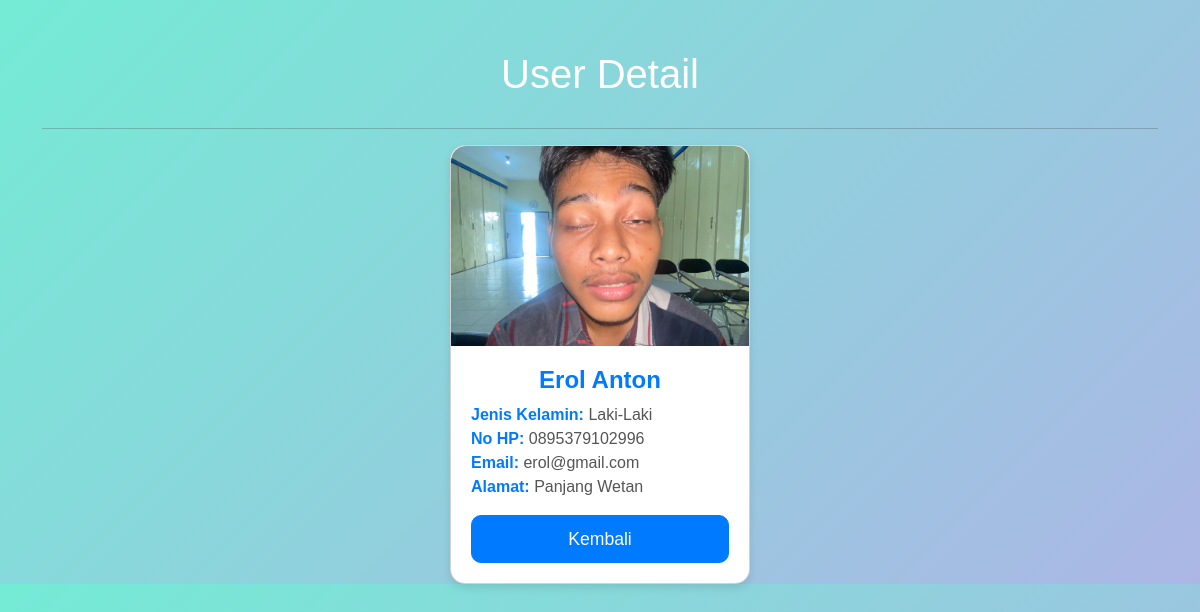
Screenshot of /detail.php?id=2 with the database file from the repository.
### tables this page shows
CREATE TABLE `tb_users` (
  `id` int(10) NOT NULL,
  `nama` varchar(255) NOT NULL,
  `alamat` varchar(255) NOT NULL,
  `nohp` char(13) NOT NULL,
  `jenis_kelamin` enum('Laki-Laki','Perempuan') NOT NULL,
  `email` varchar(100) NOT NULL,
  `foto` varchar(355) NOT NULL
);

### database.php (called while the page is built, shortened)
<?php
class Database
{
    public $host = 'localhost';
    public $username = 'root';
    public $password = '';
    public $database = 'db_php';
    public $connect;
    function __construct()
    {
        $this->connect = mysqli_connect($this->host, $this->username, $this->password);
        mysqli_select_db($this->connect, $this->database);
    }
    function editData($id)
    {
        $data = mysqli_query($this->connect, "SELECT * FROM tb_users WHERE id = '$id'");
        $rows = mysqli_fetch_all($data, MYSQLI_ASSOC);
        return $rows;
    }
}
?>

### detail.php (the view, shortened to what this page needs)
<?php
include 'database.php';
$db = new Database;
$detail = $db->editData($_GET['id']);
?>
<!doctype html>
<html lang="en">
<head>
    <link href="https://cdn.jsdelivr.net/npm/bootstrap@5.3.3/dist/css/bootstrap.min.css" rel="stylesheet"
>
</head>
<body>
    <div class="container">
        <h1>User Detail</h1>
        <hr>
        <?php
        foreach ($detail as $dataUser) {
            ?>
            <div class="card">
                <img src="uploads/<?php echo $dataUser['foto']; ?>" class="card-img-top" alt="User Photo">
                <div class="card-body">
                    <h5 class="card-title"><?php echo $dataUser['nama']; ?></h5>
                    <p class="card-text">
                        <strong>Jenis Kelamin:</strong> <?php echo $dataUser['jenis_kelamin']; ?><br>
                        <strong>No HP:</strong> <?php echo $dataUser['nohp']; ?><br>
                        <strong>Email:</strong> <?php echo $dataUser['email']; ?><br>
                        <strong>Alamat:</strong> <?php echo $dataUser['alamat']; ?>
                    </p>
                    <a href="index.php" class="btn btn-primary">Kembali</a>
                </div>
            </div>
            <?php
        }
        ?>
    </div>
</body>
</html>

### detail.php (style rules this page uses)
body { background: linear-gradient(135deg, #74ebd5 0%, #acb6e5 100%); font-family: 'Arial', sans-serif; color: #333; }
.container { margin-top: 50px; }
h1 { text-align: center; color: #fff; margin-bottom: 30px; }
.card { border-radius: 15px; box-shadow: 0 4px 8px rgba(0, 0, 0, 0.1); overflow: hidden; }
.card img { border-top-left-radius: 15px; border-top-right-radius: 15px; object-fit: cover; height: 200px; }
.card-body { padding: 20px; }
.card-title { font-size: 1.5rem; color: #007bff; font-weight: bold; text-align: center; }
.card-text { font-size: 1rem; color: #555; }
.card-text strong { color: #007bff; }
.btn-primary { background-color: #007bff; border-color: #007bff; width: 100%; padding: 10px; font-size: 1.1rem; border-radius: 10px; }
.card { margin: auto; width: 300px; background-color: #fff; }

### rows the page displays
tb_users: foto (picture), nama "Erol Anton", jenis_kelamin "Laki-Laki", nohp "0895379102996", email "erol@gmail.com", alamat "Panjang Wetan"
